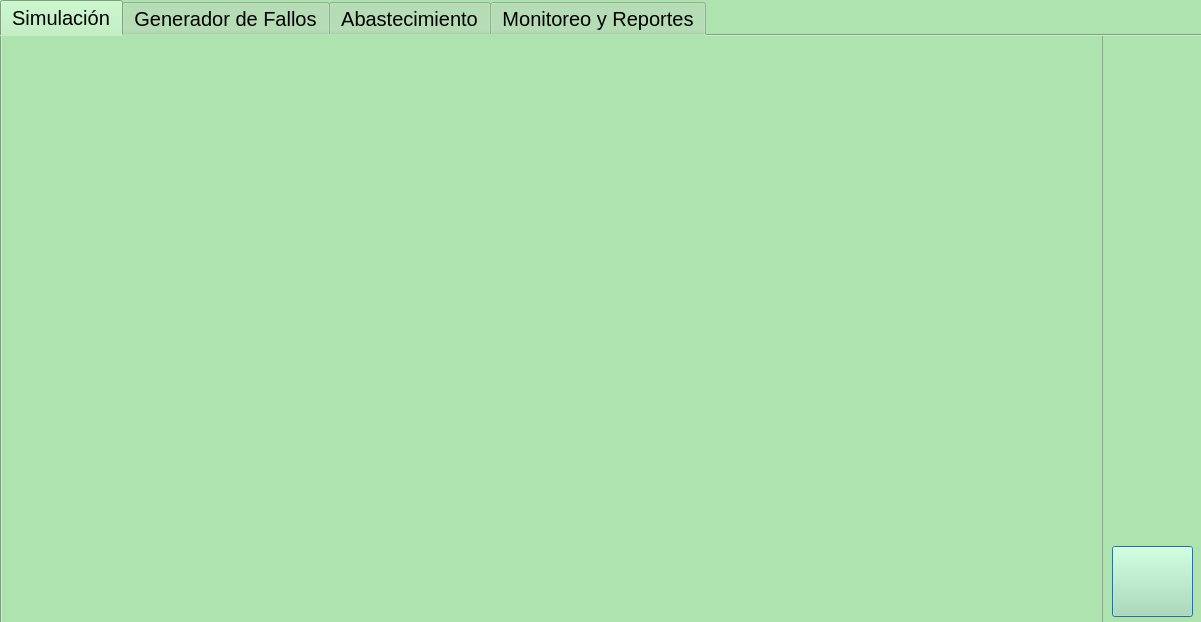
<?xml version="1.0" encoding="UTF-8"?>
<ui version="4.0">
 <class>ventanaSimulacion</class>
 <widget class="QDialog" name="ventanaSimulacion">
  <property name="geometry">
   <rect>
    <x>0</x>
    <y>0</y>
    <width>1201</width>
    <height>622</height>
   </rect>
  </property>
  <property name="font">
   <font>
    <pointsize>15</pointsize>
   </font>
  </property>
  <property name="windowTitle">
   <string>Simulación</string>
  </property>
  <property name="styleSheet">
   <string notr="true">background-color: rgb(174, 226, 175);</string>
  </property>
  <widget class="QTabWidget" name="tabWidget">
   <property name="geometry">
    <rect>
     <x>0</x>
     <y>0</y>
     <width>1211</width>
     <height>631</height>
    </rect>
   </property>
   <property name="toolTip">
    <string/>
   </property>
   <property name="toolTipDuration">
    <number>-1</number>
   </property>
   <property name="accessibleName">
    <string notr="true"/>
   </property>
   <property name="styleSheet">
    <string notr="true">background-color: rgb(174, 226, 175);</string>
   </property>
   <property name="currentIndex">
    <number>0</number>
   </property>
   <widget class="QWidget" name="tab">
    <attribute name="title">
     <string>Simulación</string>
    </attribute>
    <widget class="QPushButton" name="pushButton">
     <property name="geometry">
      <rect>
       <x>1110</x>
       <y>510</y>
       <width>81</width>
       <height>71</height>
      </rect>
     </property>
     <property name="cursor">
      <cursorShape>PointingHandCursor</cursorShape>
     </property>
     <property name="text">
      <string/>
     </property>
     <property name="icon">
      <iconset resource="images.qrc">
       <normaloff>:/images/logout.png</normaloff>:/images/logout.png</iconset>
     </property>
     <property name="iconSize">
      <size>
       <width>50</width>
       <height>50</height>
      </size>
     </property>
    </widget>
    <widget class="QLabel" name="pruebaHilo">
     <property name="geometry">
      <rect>
       <x>730</x>
       <y>470</y>
       <width>161</width>
       <height>81</height>
      </rect>
     </property>
     <property name="text">
      <string/>
     </property>
    </widget>
    <widget class="QGraphicsView" name="graphicsView">
     <property name="geometry">
      <rect>
       <x>-20</x>
       <y>-10</y>
       <width>1121</width>
       <height>611</height>
      </rect>
     </property>
    </widget>
   </widget>
   <widget class="QWidget" name="tab_3">
    <attribute name="title">
     <string>Generador de Fallos</string>
    </attribute>
    <widget class="QLabel" name="label_4">
     <property name="geometry">
      <rect>
       <x>130</x>
       <y>50</y>
       <width>351</width>
       <height>31</height>
      </rect>
     </property>
     <property name="text">
      <string>&lt;html&gt;&lt;head/&gt;&lt;body&gt;&lt;p&gt;&lt;span style=&quot; font-size:18pt;&quot;&gt;Hilos disparadores de fallos:&lt;/span&gt;&lt;/p&gt;&lt;/body&gt;&lt;/html&gt;</string>
     </property>
    </widget>
    <widget class="QLabel" name="label_5">
     <property name="geometry">
      <rect>
       <x>70</x>
       <y>40</y>
       <width>50</width>
       <height>50</height>
      </rect>
     </property>
     <property name="styleSheet">
      <string notr="true">image: url(:/images/correccion-de-error.png);</string>
     </property>
     <property name="text">
      <string/>
     </property>
    </widget>
    <widget class="QCheckBox" name="cbCierreCarril">
     <property name="geometry">
      <rect>
       <x>180</x>
       <y>100</y>
       <width>171</width>
       <height>41</height>
      </rect>
     </property>
     <property name="font">
      <font>
       <pointsize>15</pointsize>
      </font>
     </property>
     <property name="text">
      <string>Cierre de carril</string>
     </property>
    </widget>
    <widget class="QCheckBox" name="cbSemaforoMalFuncionamiento">
     <property name="geometry">
      <rect>
       <x>180</x>
       <y>130</y>
       <width>321</width>
       <height>41</height>
      </rect>
     </property>
     <property name="font">
      <font>
       <pointsize>15</pointsize>
      </font>
     </property>
     <property name="text">
      <string>Semáforo en mal funcionamiento</string>
     </property>
    </widget>
    <widget class="QCheckBox" name="cbPasosDesnivel">
     <property name="geometry">
      <rect>
       <x>180</x>
       <y>160</y>
       <width>241</width>
       <height>41</height>
      </rect>
     </property>
     <property name="font">
      <font>
       <pointsize>15</pointsize>
      </font>
     </property>
     <property name="text">
      <string>Cierre pasos a desnivel</string>
     </property>
    </widget>
    <widget class="QCheckBox" name="cbCierreEntradas">
     <property name="geometry">
      <rect>
       <x>180</x>
       <y>190</y>
       <width>201</width>
       <height>41</height>
      </rect>
     </property>
     <property name="font">
      <font>
       <pointsize>15</pointsize>
      </font>
     </property>
     <property name="text">
      <string>Cierre de entradas</string>
     </property>
    </widget>
    <widget class="QCheckBox" name="cbCierreSalidas">
     <property name="geometry">
      <rect>
       <x>180</x>
       <y>220</y>
       <width>171</width>
       <height>41</height>
      </rect>
     </property>
     <property name="font">
      <font>
       <pointsize>15</pointsize>
      </font>
     </property>
     <property name="text">
      <string>Cierre de salidas</string>
     </property>
    </widget>
    <widget class="QPushButton" name="btnEnviarDisparadoresFallos">
     <property name="geometry">
      <rect>
       <x>290</x>
       <y>350</y>
       <width>89</width>
       <height>25</height>
      </rect>
     </property>
     <property name="text">
      <string>Enviar</string>
     </property>
    </widget>
   </widget>
   <widget class="QWidget" name="tab_2">
    <attribute name="title">
     <string>Abastecimiento</string>
    </attribute>
    <widget class="QLabel" name="label_6">
     <property name="geometry">
      <rect>
       <x>180</x>
       <y>40</y>
       <width>291</width>
       <height>31</height>
      </rect>
     </property>
     <property name="font">
      <font>
       <pointsize>15</pointsize>
      </font>
     </property>
     <property name="text">
      <string>Agregar estaciones de servicio</string>
     </property>
    </widget>
    <widget class="QLabel" name="label_7">
     <property name="geometry">
      <rect>
       <x>120</x>
       <y>30</y>
       <width>50</width>
       <height>50</height>
      </rect>
     </property>
     <property name="styleSheet">
      <string notr="true">image: url(:/images/bomba-de-la-estacion-de-combustible.png);</string>
     </property>
     <property name="text">
      <string/>
     </property>
    </widget>
    <widget class="Line" name="line_3">
     <property name="geometry">
      <rect>
       <x>520</x>
       <y>30</y>
       <width>20</width>
       <height>391</height>
      </rect>
     </property>
     <property name="orientation">
      <enum>Qt::Vertical</enum>
     </property>
    </widget>
    <widget class="QLabel" name="label_8">
     <property name="geometry">
      <rect>
       <x>640</x>
       <y>30</y>
       <width>50</width>
       <height>50</height>
      </rect>
     </property>
     <property name="styleSheet">
      <string notr="true">image: url(:/images/icon.png);</string>
     </property>
     <property name="text">
      <string/>
     </property>
    </widget>
    <widget class="QLabel" name="label_9">
     <property name="geometry">
      <rect>
       <x>710</x>
       <y>50</y>
       <width>181</width>
       <height>17</height>
      </rect>
     </property>
     <property name="font">
      <font>
       <pointsize>15</pointsize>
      </font>
     </property>
     <property name="text">
      <string>Asistencia vehículo</string>
     </property>
    </widget>
    <widget class="QPushButton" name="btnAgregarEstacionesServicio">
     <property name="geometry">
      <rect>
       <x>270</x>
       <y>400</y>
       <width>89</width>
       <height>25</height>
      </rect>
     </property>
     <property name="text">
      <string>Agregar</string>
     </property>
    </widget>
   </widget>
   <widget class="QWidget" name="tab_4">
    <property name="accessibleName">
     <string>ii</string>
    </property>
    <attribute name="title">
     <string>Monitoreo y Reportes</string>
    </attribute>
    <widget class="QLabel" name="label">
     <property name="geometry">
      <rect>
       <x>60</x>
       <y>60</y>
       <width>101</width>
       <height>51</height>
      </rect>
     </property>
     <property name="font">
      <font>
       <pointsize>16</pointsize>
      </font>
     </property>
     <property name="text">
      <string>&lt;html&gt;&lt;head/&gt;&lt;body&gt;&lt;p align=&quot;center&quot;&gt;&lt;span style=&quot; font-size:18pt;&quot;&gt;Gráficos&lt;/span&gt;&lt;/p&gt;&lt;/body&gt;&lt;/html&gt;</string>
     </property>
    </widget>
    <widget class="QPushButton" name="botonGraficoFlujoVehiculos">
     <property name="geometry">
      <rect>
       <x>60</x>
       <y>130</y>
       <width>91</width>
       <height>71</height>
      </rect>
     </property>
     <property name="cursor">
      <cursorShape>PointingHandCursor</cursorShape>
     </property>
     <property name="toolTip">
      <string>Flujo vehículos</string>
     </property>
     <property name="toolTipDuration">
      <number>1000</number>
     </property>
     <property name="text">
      <string/>
     </property>
     <property name="icon">
      <iconset resource="images.qrc">
       <normaloff>:/images/trafico.png</normaloff>:/images/trafico.png</iconset>
     </property>
     <property name="iconSize">
      <size>
       <width>50</width>
       <height>50</height>
      </size>
     </property>
    </widget>
    <widget class="QPushButton" name="botonGraficoDineroRecolectado">
     <property name="geometry">
      <rect>
       <x>60</x>
       <y>230</y>
       <width>91</width>
       <height>71</height>
      </rect>
     </property>
     <property name="cursor">
      <cursorShape>PointingHandCursor</cursorShape>
     </property>
     <property name="toolTip">
      <string>Dinero recolectado</string>
     </property>
     <property name="toolTipDuration">
      <number>1000</number>
     </property>
     <property name="text">
      <string/>
     </property>
     <property name="icon">
      <iconset resource="images.qrc">
       <normaloff>:/images/dinero.png</normaloff>:/images/dinero.png</iconset>
     </property>
     <property name="iconSize">
      <size>
       <width>50</width>
       <height>50</height>
      </size>
     </property>
    </widget>
    <widget class="Line" name="line">
     <property name="geometry">
      <rect>
       <x>210</x>
       <y>10</y>
       <width>16</width>
       <height>391</height>
      </rect>
     </property>
     <property name="orientation">
      <enum>Qt::Vertical</enum>
     </property>
    </widget>
    <widget class="Line" name="line_2">
     <property name="geometry">
      <rect>
       <x>30</x>
       <y>420</y>
       <width>981</width>
       <height>16</height>
      </rect>
     </property>
     <property name="orientation">
      <enum>Qt::Horizontal</enum>
     </property>
    </widget>
    <widget class="QPushButton" name="btnReporte">
     <property name="geometry">
      <rect>
       <x>70</x>
       <y>460</y>
       <width>91</width>
       <height>71</height>
      </rect>
     </property>
     <property name="cursor">
      <cursorShape>PointingHandCursor</cursorShape>
     </property>
     <property name="toolTip">
      <string>Ver reporte</string>
     </property>
     <property name="toolTipDuration">
      <number>1000</number>
     </property>
     <property name="text">
      <string/>
     </property>
     <property name="icon">
      <iconset resource="images.qrc">
       <normaloff>:/images/analitica.png</normaloff>:/images/analitica.png</iconset>
     </property>
     <property name="iconSize">
      <size>
       <width>50</width>
       <height>50</height>
      </size>
     </property>
    </widget>
    <widget class="QLabel" name="label_2">
     <property name="geometry">
      <rect>
       <x>440</x>
       <y>450</y>
       <width>231</width>
       <height>31</height>
      </rect>
     </property>
     <property name="text">
      <string>&lt;html&gt;&lt;head/&gt;&lt;body&gt;&lt;p align=&quot;center&quot;&gt;&lt;span style=&quot; font-size:16pt;&quot;&gt;Enviar reporte&lt;/span&gt;&lt;/p&gt;&lt;/body&gt;&lt;/html&gt;</string>
     </property>
    </widget>
    <widget class="QLabel" name="label_3">
     <property name="geometry">
      <rect>
       <x>250</x>
       <y>500</y>
       <width>141</width>
       <height>17</height>
      </rect>
     </property>
     <property name="text">
      <string>Correo electrónico:</string>
     </property>
    </widget>
    <widget class="QLineEdit" name="txfCorreo">
     <property name="geometry">
      <rect>
       <x>400</x>
       <y>500</y>
       <width>361</width>
       <height>25</height>
      </rect>
     </property>
     <property name="toolTip">
      <string>Ingrese un correo válido</string>
     </property>
     <property name="toolTipDuration">
      <number>1000</number>
     </property>
     <property name="styleSheet">
      <string notr="true">background-color: rgb(238, 238, 236);</string>
     </property>
    </widget>
    <widget class="QPushButton" name="btnEnviarReporte">
     <property name="geometry">
      <rect>
       <x>780</x>
       <y>500</y>
       <width>51</width>
       <height>31</height>
      </rect>
     </property>
     <property name="cursor">
      <cursorShape>PointingHandCursor</cursorShape>
     </property>
     <property name="toolTip">
      <string>Enviar</string>
     </property>
     <property name="toolTipDuration">
      <number>1000</number>
     </property>
     <property name="text">
      <string/>
     </property>
     <property name="icon">
      <iconset resource="images.qrc">
       <normaloff>:/images/enviar-boton.png</normaloff>:/images/enviar-boton.png</iconset>
     </property>
     <property name="iconSize">
      <size>
       <width>30</width>
       <height>30</height>
      </size>
     </property>
    </widget>
   </widget>
  </widget>
 </widget>
 <resources>
  <include location="images.qrc"/>
 </resources>
 <connections/>
</ui>
